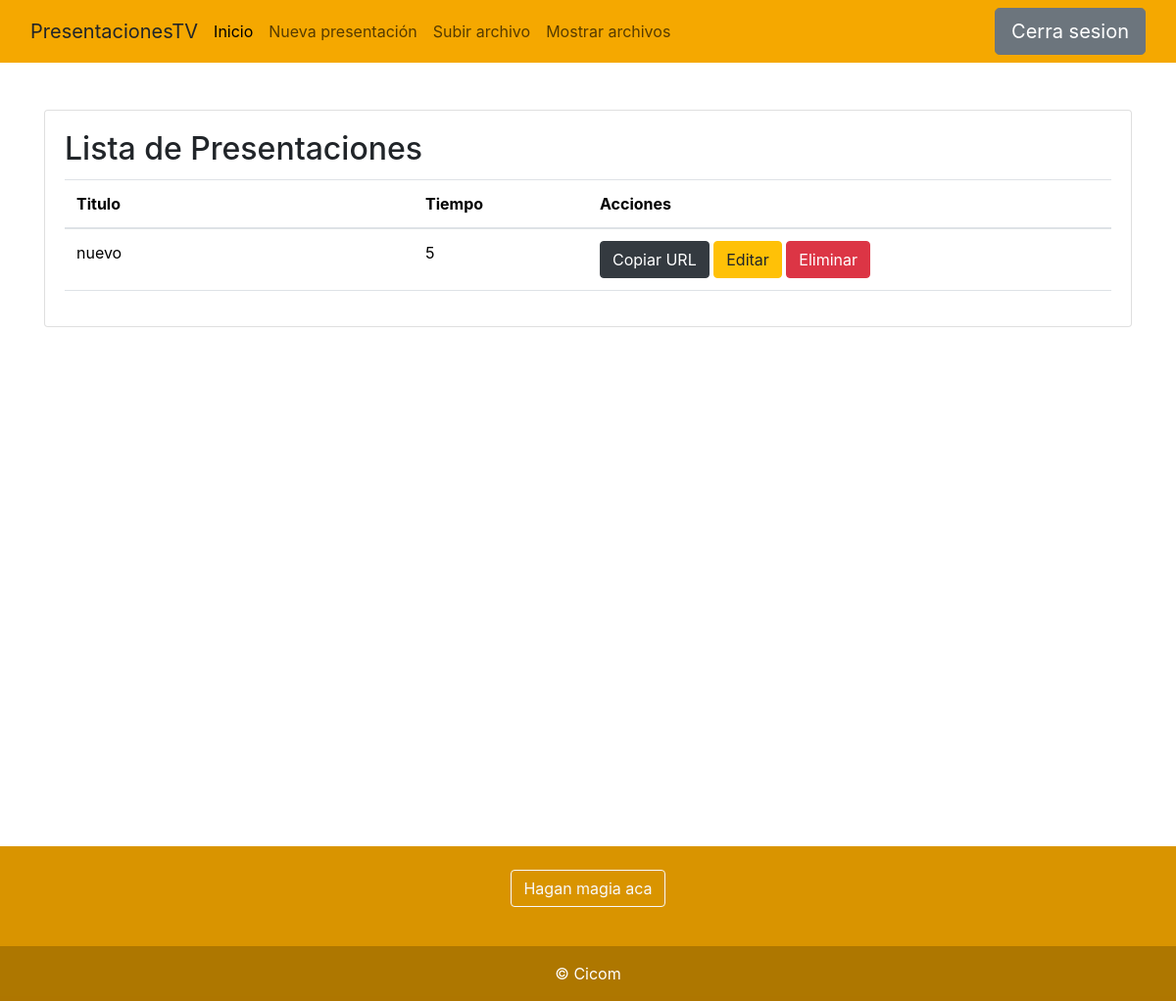
The app's page / (signed in), older data.
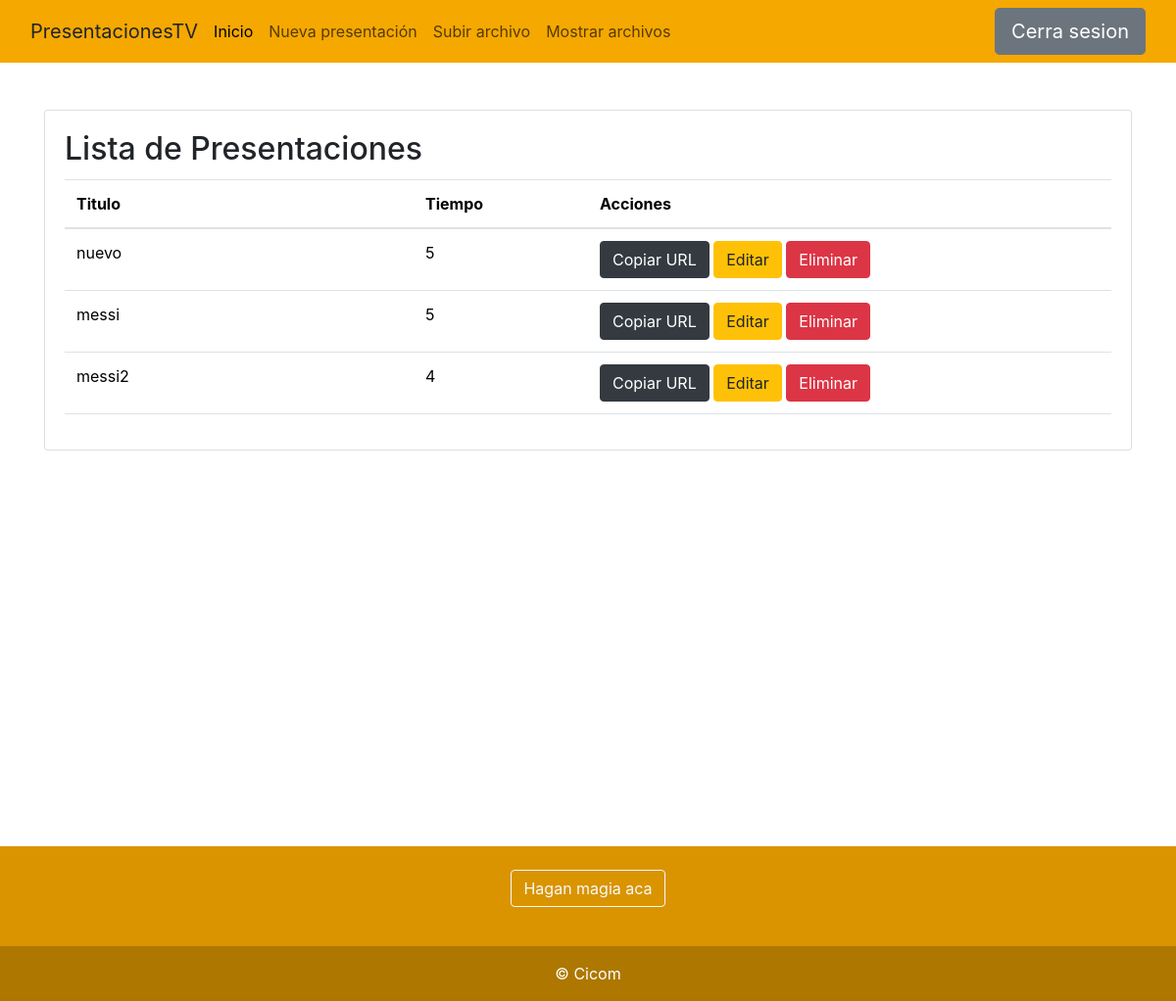
The same page, newer data.
### ImagenesApp/models.py (models this page shows, shortened)
class Presentacion(models.Model):
    titulo = models.CharField(max_length=100)
    archivos = models.ManyToManyField(Archivo, through='DetallePresentacion')
    tiempo = models.IntegerField(default=20)

### ImagenesApp/views.py (the view)
# urls.py: path('', views.PresentacionListView.as_view(), name='index'),
@method_decorator(login_required, name='dispatch')
class PresentacionListView(generic.ListView):
    model = Presentacion

### ImagenesApp/templates/ImagenesApp/presentacion_list.html (shortened to what this page needs)
{% extends 'base.html' %}
{% block content %}
<div class="container py-5" style="min-height: 100vh;">
  <div class="card" style="width: 100%;">
    <div class="card-body">
        <h2 class="card-title">Lista de Presentaciones</h2>
    {% if presentacion_list %}
    <table class="table table-hover">
      <thead>
        <tr>
          <th class="col-4" scope="col">Titulo</th>
          <th class="col-2" scope="col">Tiempo</th>
          <th class="col-6" scope="col">Acciones</th>
        </tr>
      </thead>
      <tbody>
        {% for presentacion in presentacion_list %}
        <tr>
          <td>{{ presentacion.titulo }}</td>
          <td>{{ presentacion.tiempo }}</td>
          <td>
            <button type="button" class="btn btn-dark" onclick="copyLink('{{ presentacion.titulo }}')">Copiar URL</button>
            <a href="{% url 'imagenes:presentacion-edit' presentacion.pk %}" class="btn btn-warning">Editar</a>
            <button type="button" class="btn btn-danger" data-bs-toggle="modal" data-bs-target="#modalEliminar{{ presentacion.pk }}">Eliminar</button>
          </td>
        </tr>
        {% endfor %}
      </tbody>
    </table>
    {% else %}
      <p>There are no books in the library.</p>
    {% endif %}
  </div>
</div>
</div>
{% endblock %}

Row changes from the older to the newer data that the page shows:
added Presentacion: titulo "messi", tiempo "5"
added Presentacion: titulo "messi2", tiempo "4"
